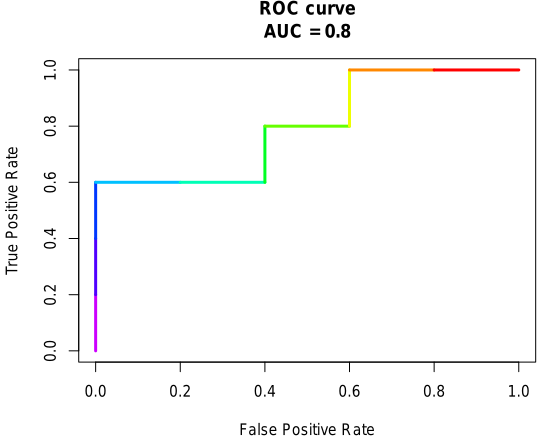

Recreate this plot in R.
pdf(file = "10-r-roc.pdf", width = 6, height = 5)

library(PRROC)
library(tidyverse)

y       <- c(  0,   1,   1,   0,   1,   0,    1,   0,   0,   1)
y_score <- c(0.7, 0.8, 0.3, 0.4, 0.9, 0.6, 0.99, 0.1, 0.2, 0.5)

my_roc <- roc.curve(scores.class0 = y_score[y == 1],
                    scores.class1 = y_score[y == 0],
                    curve = TRUE)
my_roc %>% plot(xlab = "False Positive Rate",
                ylab = "True Positive Rate",
                legend = FALSE)
